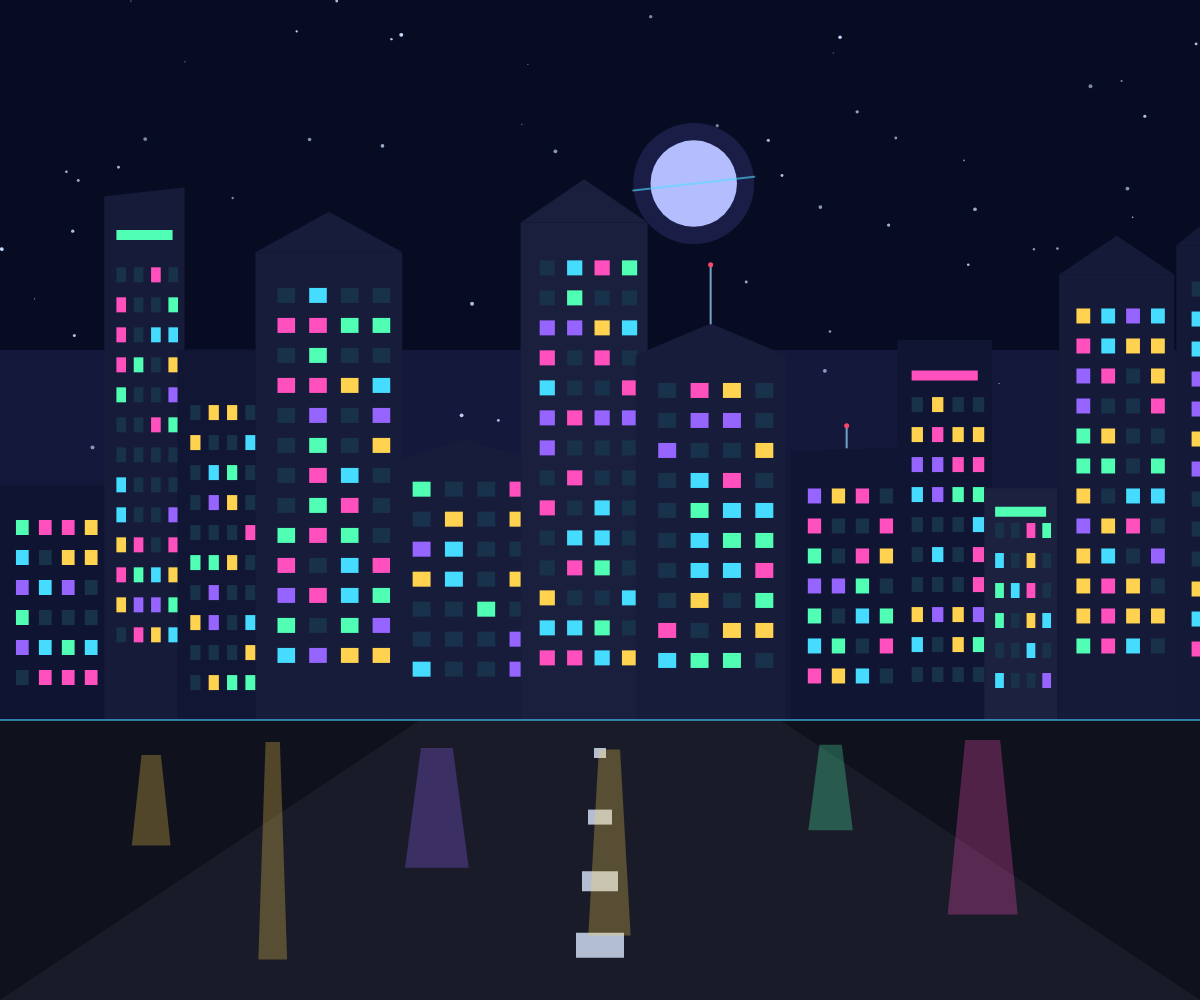
Frame 1 (no input)
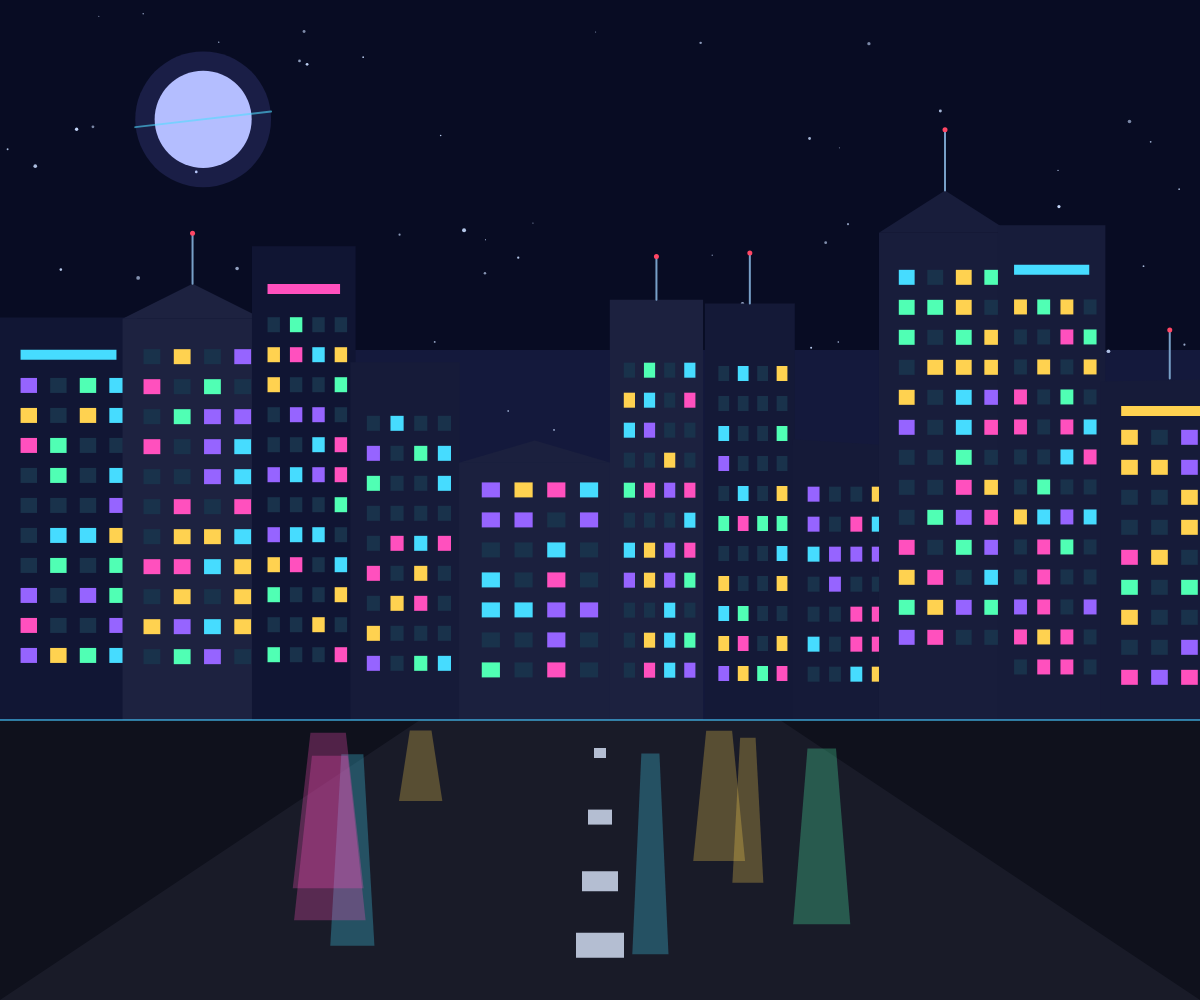
Frame 2 (the mouse pressed at the canvas centre, redrawn once)

The p5.js sketch that drew these frames (run headless with seeded random() and noise() and a simulated clock; the mouse was pressed at the canvas centre and the sketch redrawn once):

// p5.js sketch
// ── sketch.js
let coresLuzes;

function setup() {
  // O canvas usa o tamanho disponível da janela.
  createCanvas(windowWidth, windowHeight);

  // Paleta usada nas luzes e janelas.
  coresLuzes = [
    [70, 220, 255],
    [255, 210, 80],
    [255, 80, 190],
    [150, 100, 255],
    [80, 255, 180]
  ];

  // O desenho é gerado uma vez e depois fica parado.
  noLoop();
}

function draw() {
  let horizonte = height * 0.72;

  desenharCeu(horizonte);
  desenharLua();
  desenharPredios(horizonte);
  desenharRua(horizonte);
}

// ------------------------------------------------------------
// CÉU
// ------------------------------------------------------------

function desenharCeu(horizonte) {
  background(8, 12, 35);

  noStroke();

  // Faixa um pouco mais clara perto do horizonte.
  fill(20, 25, 60);
  rect(0, height * 0.35, width, horizonte - height * 0.35);

  // A quantidade de estrelas depende do tamanho da tela.
  let quantidadeEstrelas = int(width / 15);

  for (let i = 0; i < quantidadeEstrelas; i++) {
    let x = random(width);
    let y = random(horizonte * 0.75);
    let tamanho = random(1, 4);

    fill(200, 220, 255, random(150, 255));
    circle(x, y, tamanho);
  }
}

// ------------------------------------------------------------
// LUA / PLANETA
// ------------------------------------------------------------

function desenharLua() {
  let tamanho = min(width, height) * random(0.06, 0.11);
  let x = random(width * 0.15, width * 0.85);
  let y = random(height * 0.08, height * 0.22);

  noStroke();

  // Brilho externo.
  fill(120, 130, 255, 40);
  circle(x, y, tamanho * 1.4);

  // Lua.
  fill(180, 190, 255);
  circle(x, y, tamanho);

  // Linha atravessando a lua para dar um aspecto futurista.
  stroke(80, 220, 255, 150);
  strokeWeight(2);

  line(
    x - tamanho * 0.7,
    y + tamanho * 0.08,
    x + tamanho * 0.7,
    y - tamanho * 0.08
  );
}

// ------------------------------------------------------------
// PRÉDIOS
// ------------------------------------------------------------

function desenharPredios(horizonte) {
  let x = 0;

  while (x < width) {
    // Cada prédio recebe largura e altura aleatórias.
    let largura = random(width * 0.06, width * 0.13);
    let altura = random(height * 0.22, height * 0.55);

    let topo = horizonte - altura;

    // Cor escura com pequenas variações.
    let tom = random(15, 30);

    noStroke();
    fill(tom, tom + 5, tom + 35);

    // Escolhe aleatoriamente o formato do prédio.
    let formato = random();

    if (formato < 0.5) {
      // Prédio retangular.
      rect(x, topo, largura, altura);

    } else if (formato < 0.8) {
      // Prédio inclinado.
      quad(
        x,
        topo + random(-10, 10),

        x + largura,
        topo,

        x + largura,
        horizonte,

        x,
        horizonte
      );

    } else {
      // Prédio com topo triangular.
      rect(
        x,
        topo + altura * 0.08,
        largura,
        altura * 0.92
      );

      triangle(
        x,
        topo + altura * 0.08,

        x + largura / 2,
        topo,

        x + largura,
        topo + altura * 0.08
      );
    }

    desenharJanelas(x, topo, largura, altura);

    // Alguns prédios ganham antena.
    if (random() < 0.35) {
      desenharAntena(
        x + largura / 2,
        topo,
        altura
      );
    }

    // Alguns ganham uma faixa luminosa.
    if (random() < 0.3) {
      desenharLetreiro(
        x,
        topo,
        largura,
        altura
      );
    }

    x += largura * random(0.85, 1.05);
  }
}

// ------------------------------------------------------------
// JANELAS
// ------------------------------------------------------------

function desenharJanelas(x, topo, largura, altura) {
  let larguraJanela = largura * 0.12;
  let alturaJanela = height * 0.015;

  let inicioX = x + largura * 0.15;
  let fimX = x + largura * 0.85;

  let inicioY = topo + altura * 0.15;
  let fimY = topo + altura * 0.88;

  for (
    let janelaY = inicioY;
    janelaY < fimY;
    janelaY += alturaJanela * 2
  ) {

    for (
      let janelaX = inicioX;
      janelaX < fimX;
      janelaX += larguraJanela * 1.8
    ) {

      // Algumas janelas ficam acesas e outras apagadas.
      if (random() < 0.6) {
        let cor = random(coresLuzes);

        fill(
          cor[0],
          cor[1],
          cor[2]
        );

      } else {
        fill(25, 50, 75);
      }

      noStroke();

      rect(
        janelaX,
        janelaY,
        larguraJanela,
        alturaJanela
      );
    }
  }
}

// ------------------------------------------------------------
// ANTENA
// ------------------------------------------------------------

function desenharAntena(x, topo, alturaPredio) {
  let tamanho = alturaPredio * random(0.08, 0.15);

  stroke(120, 160, 200);
  strokeWeight(2);

  line(
    x,
    topo,
    x,
    topo - tamanho
  );

  // Luz vermelha na ponta.
  noStroke();
  fill(255, 70, 100);

  circle(
    x,
    topo - tamanho,
    max(3, min(width, height) * 0.005)
  );
}

// ------------------------------------------------------------
// LETREIRO
// ------------------------------------------------------------

function desenharLetreiro(x, topo, largura, altura) {
  let cor = random(coresLuzes);

  fill(
    cor[0],
    cor[1],
    cor[2]
  );

  noStroke();

  rect(
    x + largura * 0.15,
    topo + altura * 0.08,
    largura * 0.7,
    max(3, height * 0.01)
  );
}

// ------------------------------------------------------------
// RUA
// ------------------------------------------------------------

function desenharRua(horizonte) {
  noStroke();

  // Área principal da rua.
  fill(15, 17, 28);
  rect(
    0,
    horizonte,
    width,
    height - horizonte
  );

  // Parte central em perspectiva.
  fill(25, 27, 40);

  quad(
    width * 0.35,
    horizonte,

    width * 0.65,
    horizonte,

    width,
    height,

    0,
    height
  );

  // Faixas centrais.
  fill(180, 190, 210);

  let centro = width / 2;

  for (let i = 0; i < 4; i++) {
    let y = horizonte + (height - horizonte) * (0.1 + i * 0.22);
    let larguraFaixa = width * (0.01 + i * 0.01);
    let alturaFaixa = height * (0.01 + i * 0.005);

    rect(
      centro - larguraFaixa / 2,
      y,
      larguraFaixa,
      alturaFaixa
    );
  }

  // Reflexos das luzes dos prédios.
  let quantidadeReflexos = int(random(5, 10));

  for (let i = 0; i < quantidadeReflexos; i++) {
    let cor = random(coresLuzes);

    let x = random(width * 0.1, width * 0.9);

    let inicioY = horizonte + random(
      height * 0.01,
      height * 0.04
    );

    let comprimento = random(
      height * 0.07,
      height * 0.22
    );

    let largura = random(
      width * 0.005,
      width * 0.015
    );

    fill(
      cor[0],
      cor[1],
      cor[2],
      70
    );

    noStroke();

    quad(
      x - largura,
      inicioY,

      x + largura,
      inicioY,

      x + largura * 2,
      inicioY + comprimento,

      x - largura * 2,
      inicioY + comprimento
    );
  }

  // Linha luminosa separando a cidade da rua.
  stroke(70, 200, 255, 150);
  strokeWeight(2);

  line(
    0,
    horizonte,
    width,
    horizonte
  );
}

// ------------------------------------------------------------
// REDIMENSIONAMENTO
// ------------------------------------------------------------

function windowResized() {
  // Ajusta o canvas para o novo tamanho da janela.
  resizeCanvas(windowWidth, windowHeight);

  // Como o sketch usa random(), uma nova cidade é
  // gerada quando a janela muda de tamanho.
  redraw();
}
